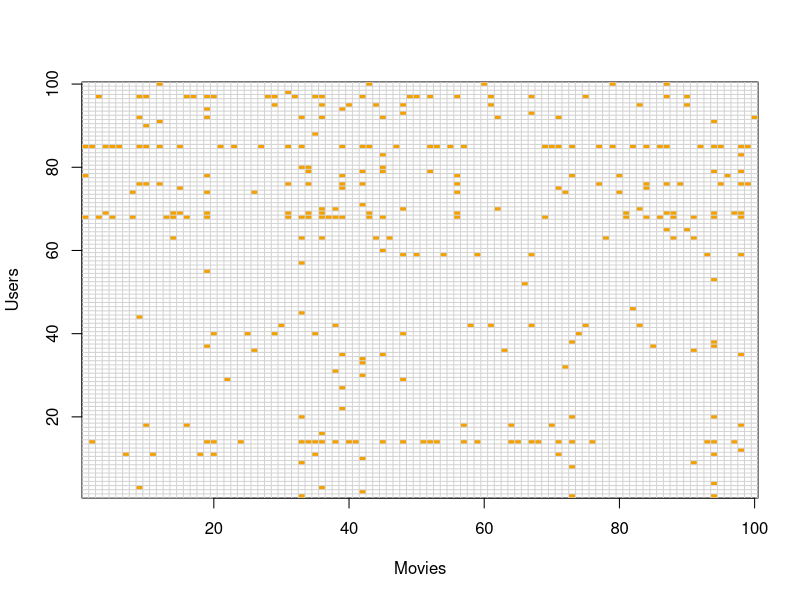
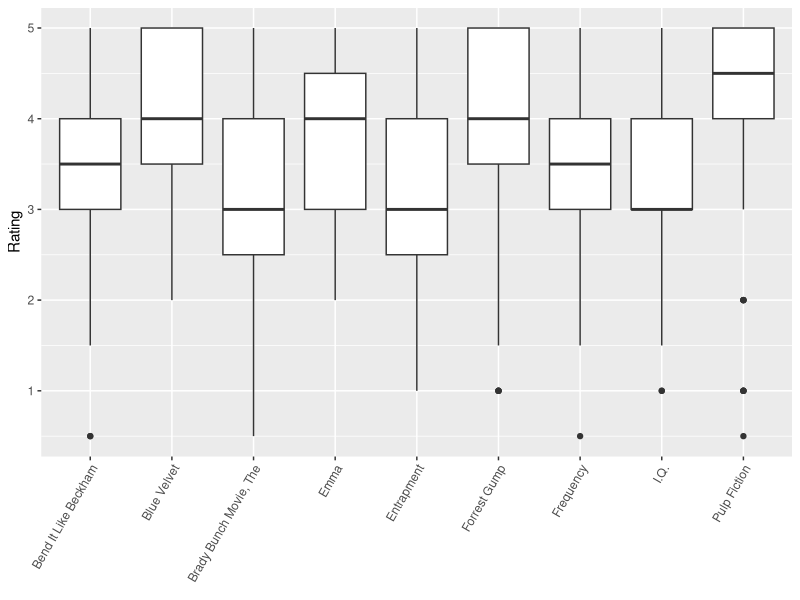
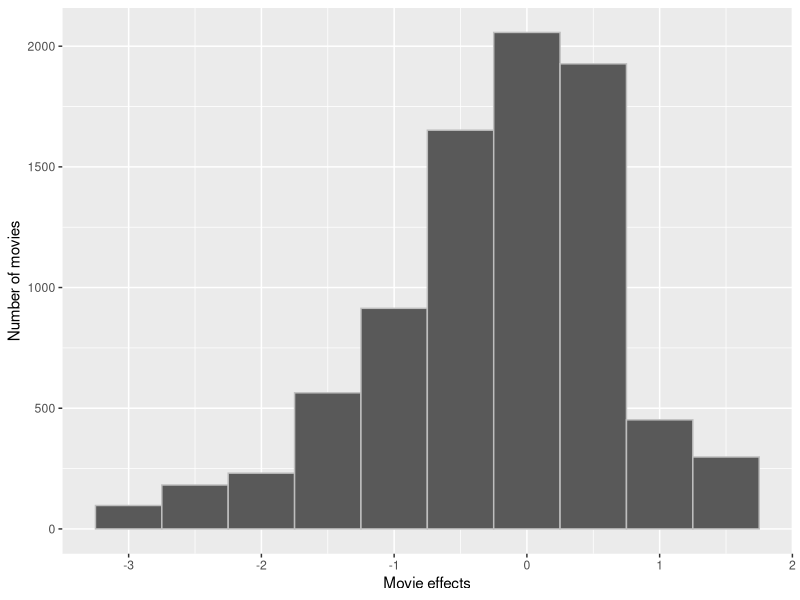
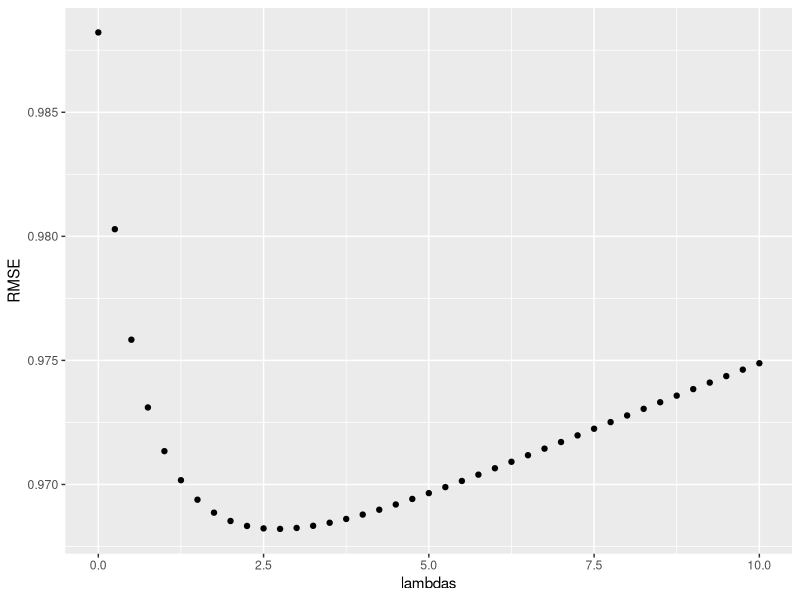
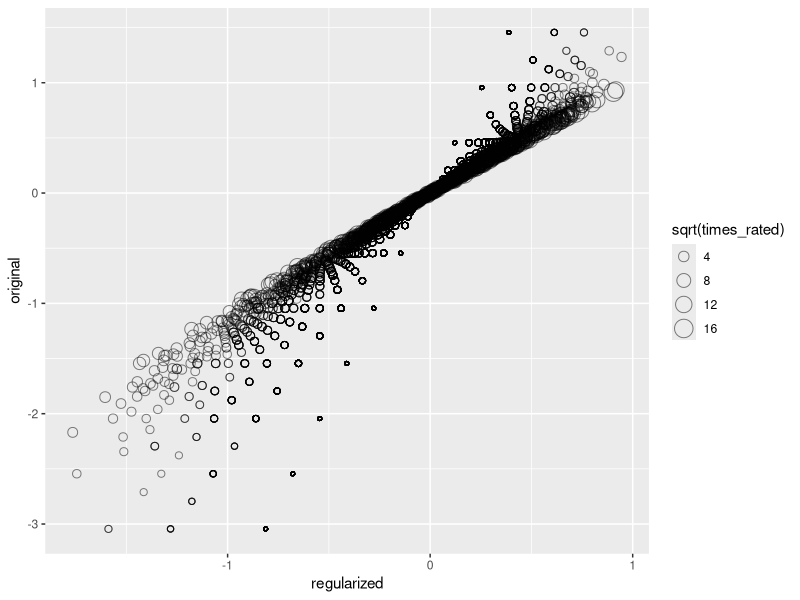
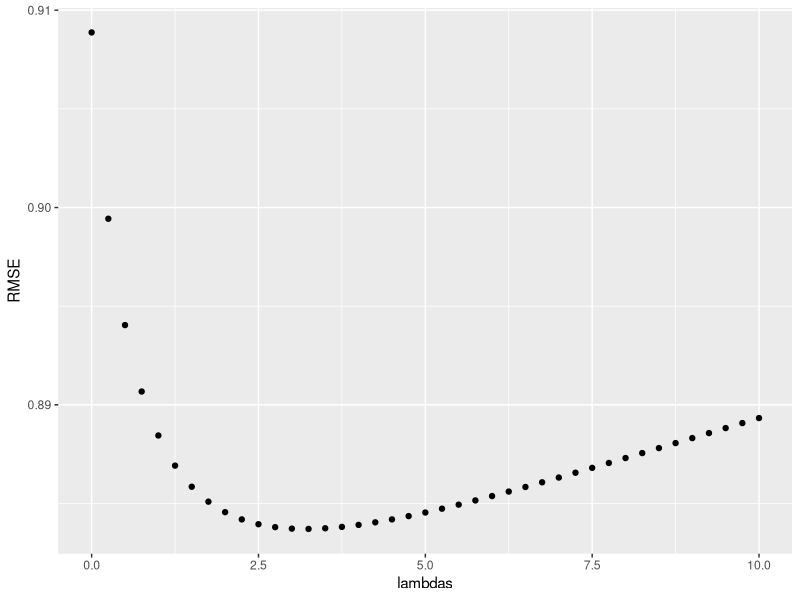

Write the R code that produced these figures, in order.
## ---- chunk 1
knitr::opts_chunk$set(echo = TRUE)
## ---- chunk 2
library(dslabs)
library(tidyverse)
data("movielens")
## ---- chunk 3
library(dplyr)
## ---- chunk 4
count_users <-  length(unique(movielens$userId))
count_movies <- length(unique(movielens$movieId))
data.frame(count_users,count_movies)
## ---- chunk 5
users <- sample(unique(movielens$userId), 100)
movielens %>% filter(userId %in% users) %>% 
  select(userId, movieId, rating) %>%
  mutate(rating = 1) %>%
  spread(movieId, rating) %>% select(sample(ncol(.), 100)) %>% 
  as.matrix() %>% t(.) %>%
  image(1:100, 1:100,. , xlab="Movies", ylab="Users")
abline(h=0:100+0.5, v=0:100+0.5, col = "light grey")
## ---- chunk 6
library(caret)
## ---- chunk 7
set.seed(1)
data_index <- createDataPartition(y = movielens$rating, times = 1, p = 0.8, list = FALSE)
test_set <- movielens[-data_index,]
train_set <- movielens[data_index,]
## ---- chunk 8
test_set <- test_set %>% 
  semi_join(train_set, by = "movieId") %>%
  semi_join(train_set, by = "userId")
## ---- chunk 9
RMSE <- function(true_ratings, predicted_ratings){
  sqrt(mean((true_ratings - predicted_ratings)^2))
  }
## ---- chunk 10
average_rating <- mean(train_set$rating)
average_rating
## ---- chunk 11
simple_rmse <- RMSE(test_set$rating,average_rating)
simple_rmse
## ---- chunk 12
library(ggplot2)
t_movieIds <- table(movielens$movieId)
movielens$times_rated <- t_movieIds[match(movielens$movieId, names(t_movieIds))]
movielens %>% filter(times_rated >= 320 & movieId != 2085| times_rated == 41 & movieId != 2085) %>% ggplot(aes(title,rating))+geom_boxplot()+theme(axis.text.x = element_text(angle = 90, hjust = 1)) + theme(axis.text.x = element_text(angle = 60, hjust = 1)) + xlab(element_blank()) + ylab("Rating")
## ---- chunk 13
movie_average <- train_set %>% 
  group_by(movieId) %>% 
  summarize(movie_effects = mean(rating - average_rating), times_rated = n())
## ---- chunk 14
movie_average %>% qplot(movie_effects, geom ="histogram", bins = 10, data = ., color = I("grey")) + xlab("Movie effects") + ylab("Number of movies")
## ---- chunk 15
predicted_ratings <- average_rating + test_set %>% 
  left_join(movie_average, by='movieId') %>% 
  pull(movie_effects)

movie_effects_rmse <- RMSE(predicted_ratings, test_set$rating)
movie_effects_rmse
## ---- chunk 16
user_average <- train_set %>% 
  left_join(movie_average, by='movieId') %>% 
  group_by(userId) %>% 
  summarize(user_effects = mean(rating - average_rating - movie_effects))
## ---- chunk 17
predicted_ratings <- test_set %>% 
  left_join(movie_average, by='movieId') %>%
  left_join(user_average, by='userId') %>%
  mutate(prediction = average_rating + movie_effects + user_effects) %>%
  pull(prediction)
## ---- chunk 18
user_effects_rmse <- RMSE(predicted_ratings, test_set$rating)

rmse_results <- data_frame(method = "Average of all ratings", RMSE = simple_rmse)
rmse_results <- bind_rows(rmse_results, data_frame(method="Movie Effects Model", RMSE = movie_effects_rmse))
rmse_results <- bind_rows(rmse_results, data_frame(method="Movie and User Effects Model", RMSE = user_effects_rmse))
rmse_results
## ---- chunk 19
movie_titles_best <- movielens %>%
  select(movieId, title) %>%
  distinct()

movie_average %>% left_join(movie_titles_best, by="movieId") %>%
  arrange(desc(movie_effects)) %>%
  select(title,movie_effects,times_rated) %>%
  slice(1:5)
## ---- chunk 20
movie_titles_worst <- movielens %>%
  select(movieId, title) %>%
  distinct()

movie_average %>% left_join(movie_titles_worst, by="movieId") %>%
  arrange((movie_effects)) %>%
  select(title,movie_effects,times_rated) %>%
  slice(1:5)
## ---- chunk 21
lambdas <- seq(0, 10, 0.25)

rating_minus_average_rating <- train_set %>% 
  group_by(movieId) %>% 
  summarize(s = sum(rating - average_rating), n_i = n())

RMSE <- sapply(lambdas, function(l){
  predicted_ratings <- test_set %>% 
    left_join(rating_minus_average_rating, by='movieId') %>% 
    mutate(regularized_movie_effects = s/(n_i+l)) %>%
    mutate(pred = average_rating + regularized_movie_effects) %>%
    pull(pred)
  return(RMSE(predicted_ratings, test_set$rating))
})
qplot(lambdas, RMSE)  
lambdas[which.min(RMSE)]
## ---- chunk 22
optimal_lambda <- lambdas[which.min(RMSE)]

regularized_movie_effects <- train_set %>% 
     group_by(movieId) %>% 
     summarize(movie_effects = sum(rating - average_rating)/(n()+optimal_lambda), times_rated = n())  
## ---- chunk 23
data_frame(original = movie_average$movie_effects, 
           regularized = regularized_movie_effects$movie_effects, 
           times_rated = regularized_movie_effects$times_rated) %>%
    ggplot(aes(regularized, original, size=sqrt(times_rated))) + 
        geom_point(shape=1, alpha=0.5)
## ---- chunk 24
movie_titles_best <- movielens %>%
  select(movieId, title) %>%
  distinct()

regularized_movie_effects %>% left_join(movie_titles_best, by="movieId") %>%
  arrange(desc(movie_effects)) %>%
  select(title,movie_effects,times_rated) %>%
  slice(1:5)
## ---- chunk 25
movie_titles_worst <- movielens %>%
  select(movieId, title) %>%
  distinct()

regularized_movie_effects %>% left_join(movie_titles_worst, by="movieId") %>%
  arrange((movie_effects)) %>%
  select(title,movie_effects,times_rated) %>%
  slice(1:5)
## ---- chunk 26
lambdas <- seq(0, 10, 0.25)

RMSE <- sapply(lambdas, function(l){

  movie_effect_i <- train_set %>% 
    group_by(movieId) %>%
    summarize(movie_effect_i = sum(rating - average_rating)/(n()+l))
  
  user_effect_u <- train_set %>% 
    left_join(movie_effect_i, by="movieId") %>%
    group_by(userId) %>%
    summarize(user_effect_u = sum(rating - movie_effect_i - average_rating)/(n()+l))

  predicted_ratings <- 
    test_set %>% 
    left_join(movie_effect_i, by = "movieId") %>%
    left_join(user_effect_u, by = "userId") %>%
    mutate(pred = average_rating + movie_effect_i + user_effect_u) %>%
    pull(pred)
  
    return(RMSE(predicted_ratings, test_set$rating))
})

qplot(lambdas, RMSE)

lambdas[which.min(RMSE)]
regularized_rmse <- min(RMSE)
## ---- chunk 27
regularized_rmse
## ---- chunk 28
rmse_results <- data_frame(method = "Average of all ratings", RMSE = simple_rmse)
rmse_results <- bind_rows(rmse_results, data_frame(method="Movie Effects Model", RMSE = movie_effects_rmse))
rmse_results <- bind_rows(rmse_results, data_frame(method="Movie and User Effects Model", RMSE = user_effects_rmse))
rmse_results <- bind_rows(rmse_results,data_frame(method="Regularized Movie Effects and Regularized User Effects",RMSE = regularized_rmse))
rmse_results
